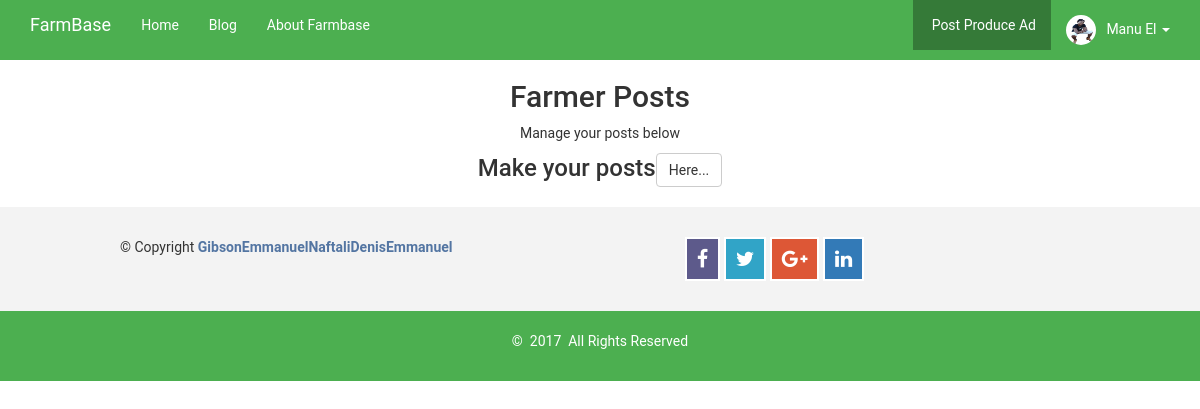
The page /manage_posts (signed in) on the database its author committed.
### tables this page shows
CREATE TABLE `tbl_farmers` (
  `ID` int(11) NOT NULL,
  `name` varchar(100) NOT NULL,
  `email` varchar(100) NOT NULL,
  `phone` varchar(100) NOT NULL,
  `photo` varchar(100) NOT NULL,
  `pass` varchar(500) NOT NULL,
  `hidden` varchar(5) NOT NULL
);

### class.farmer.php (called while the page is built, shortened)
<?php
class FARMER
{
	private $conn;
	public function __construct()
	{
		$database = new Database();
		$db = $database->dbConnection();
		$this->conn = $db;
    }
	public function runQuery($sql)
	{
		$stmt = $this->conn->prepare($sql);
		return $stmt;
	}
	public function is_logged_in()
	{
		if(isset($_SESSION['farmerSession']))
		{
			return true;
		}
	}
}

### manage_posts.php (the view, shortened to what this page needs)
<?php
require_once 'class.farmer.php';
$farmer_post = new FARMER();
$stmt = $farmer_post->runQuery("SELECT * FROM tbl_farmers WHERE email=:email_id");
$stmt->execute(array(":email_id"=>$_SESSION['farmerSession']));
$row = $stmt->fetch(PDO::FETCH_ASSOC);
?>
<!DOCTYPE html>
<html>
	<head>
		 <link href="css/style.css" rel="stylesheet">
		<link href="css/bootstrap.min.css" rel="stylesheet" type="text/css" />
		 <link href="font/css/font-awesome.css" rel="stylesheet" />
		  <link href="css/parsley.css" rel="stylesheet">
		<link rel="stylesheet" type="text/css" href="css/datatables.min.css"/>
    	<link rel="stylesheet" href="css/sweetalert2.min.css" type="text/css" />
		<link rel="stylesheet" href="css/material-inputs.css">
	</head>
	<body>
	<section>
		<nav class="navbar navbar-default navbar-fixed-top">
      <div class="container">
        <div class="navbar-header">
          <a class="navbar-brand" href="index">FarmBase</a>
        </div>
        <div id="navbar" class="navbar-collapse collapse">
          <ul class="nav navbar-nav">
            <li ><a href="index">Home</a></li>
            <li><a href="blog">Blog</a></li>
            <li><a href="about">About Farmbase</a></li>
          </ul>
          <ul class="nav navbar-nav navbar-right">
           <?php
if($farmer_post->is_logged_in()) {
 	?>
 	<li class="active"><a href="farmer_post"><span class="glyphicon glyphicon"></span>&nbsp;Post Produce Ad</a></li>
	 <li class="dropdown">
              <a href="#" class="dropdown-toggle" data-toggle="dropdown" role="button" aria-haspopup="true" aria-expanded="false">
              	<?php
					if(isset($pic)){
						echo $pic;
					} else { ?>
					<img class="img-circle " src="farmer_images/<?php echo $row['photo']; ?>"  style=" padding:0px;"  height=50px />
				<?php
				}?>
			  <span class=""></span>&nbsp; <?php echo $row['name']; ?>&nbsp;<span class="caret"></span></a>
            </li><?php } ?>
          </ul>
        </div>
      </div>
    </nav>
    <div class="clearfix"></div><br><br><br>
    <section>
    	<div class="container" id="post_body">
           	<div class=" col-md-8 col-md-offset-2 row text-center">
           		<h2 class="title ">Farmer Posts</h2>
           		<p> Manage your posts below</p>
           		<span class="h3">Make your posts<a href="farmer_post" class="btn btn-default">Here...</a></span>
           	</div><br>
           <div class="container">
			 </div>
    	</div>
    </section>
	<?php
  include 'footer.php';
  ?>
	</body>
</html>

### css/style.css (style rules this page uses)
html , body { font-family: 'Roboto', sans-serif !important; }
.navbar-fixed-top, #navbar, #myTab { background-color:#4CAF50 !important; border: none!important; }
.dropdown-toggle { background-color:#4CAF50 !important; }
ul .active a { background-color:rgba(0,0,0,0.3) !important; border: none!important; }
.nav li a, .navbar-brand { color: #fff!important; border: none!important; border-radius: 0px!important; }
.dropdown-toggle img { width: 30px!important; height: 30px!important; padding: 0px!important; }
a { text-decoration: none; }
ul { list-style: none; }

### rows shown on the page
tbl_farmers: photo (picture), name "Manu El"
